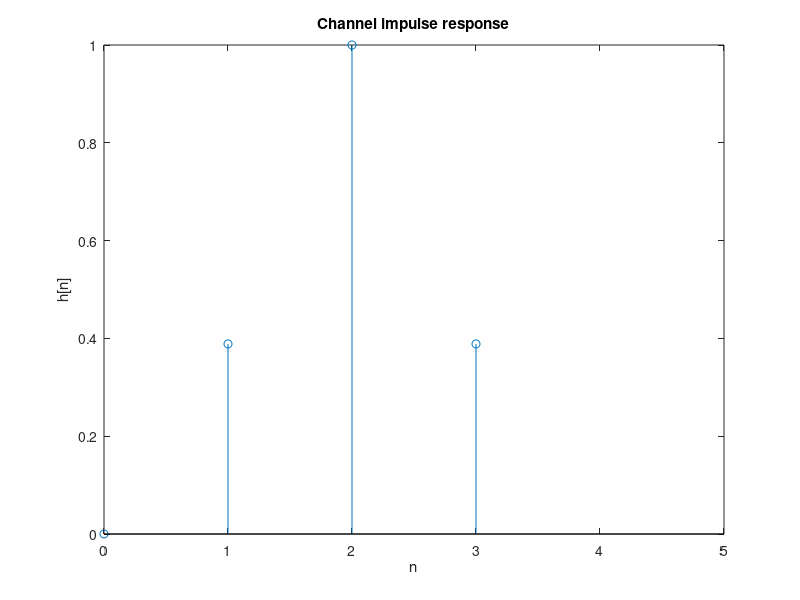
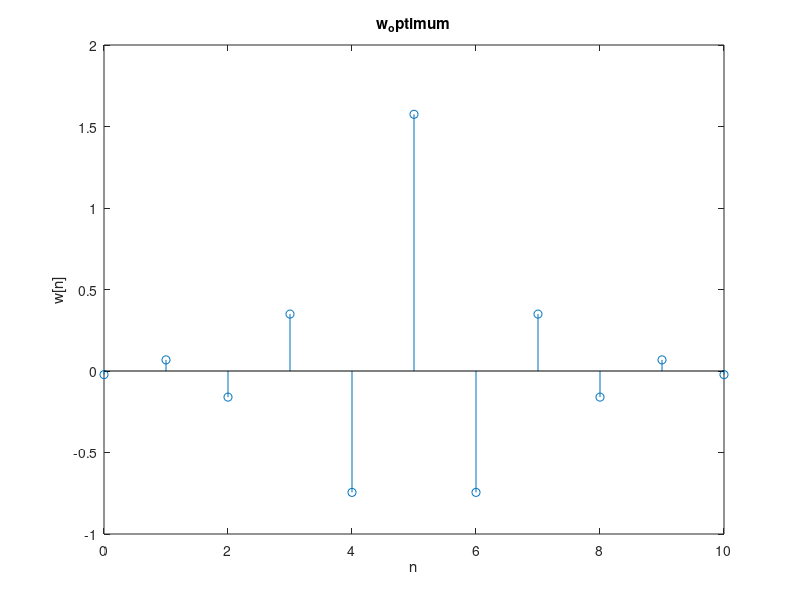
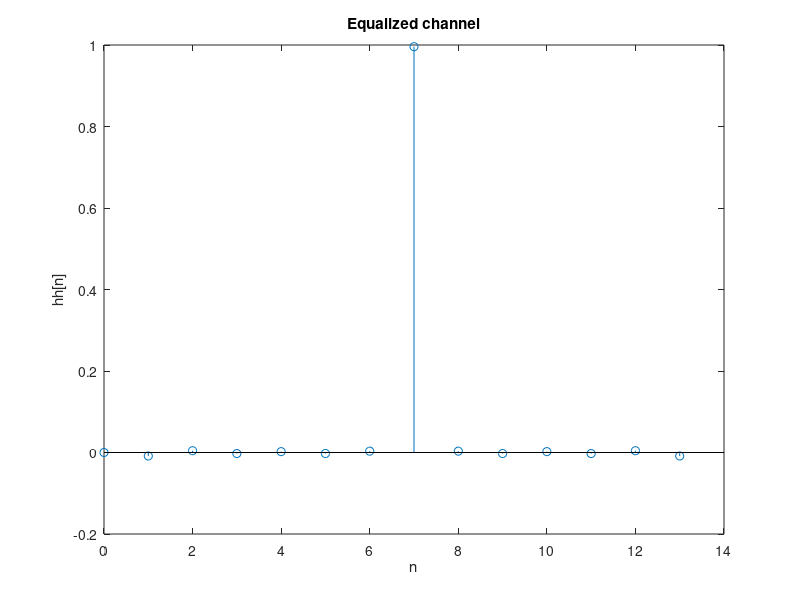
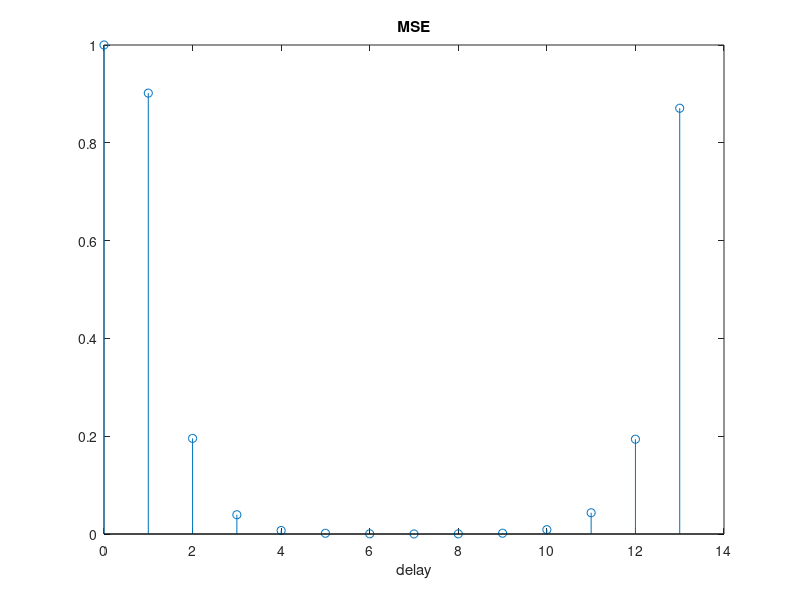

The MATLAB script that drew these images, in order:

clear all
W=3.5;
noise_power=0.001;

n = 1:3;
h1 = 0.5*(1+cos((2*pi/W)*(n-2)));    
h = [zeros(1) h1];
h=h.';

M=11;
x=(rand(M+3,1)>0.5)*2-1;

H=[h.' zeros(1,M-1)];
for i=2:M
    H(i,:)=circshift(H(i-1,:),1);
end

u=conv(h,x);
u=u(4:end-3)+sqrt(noise_power)*randn(length(u(4:end-3)),1);
R=H*H.'+noise_power*eye(M);
e=[1 zeros(1,length(x)-1)].';

for delay=0:length(x)-1
    p=H*e;
    e=circshift(e,1);
    w=R\p;
    
    hh=conv(w,h);
    xx=conv(x,hh);
    xxx=xx(delay+1:delay+length(x));
    
    MSE(delay+1)=mean((xxx-x).^2);
    %MSE(delay+1)=var(xxx-x);
    if MSE(delay+1)==min(MSE)
        w_opt=w;
        hh_opt=hh;
    end
end

figure(1)
stem(0:length(h)-1,h);
axis([0, 5,-inf, inf]);
title('Channel impulse response');
xlabel('n');ylabel('h[n]');

figure(2)
stem(0:length(w_opt)-1,w_opt)
title('w_optimum');
xlabel('n');ylabel('w[n]');

figure(3)
stem(0:length(hh_opt)-1,hh_opt)
title('Equalized channel')
xlabel('n');ylabel('hh[n]');

figure(4)
stem(0:length(MSE)-1,MSE);
title('MSE');
xlabel('delay');
